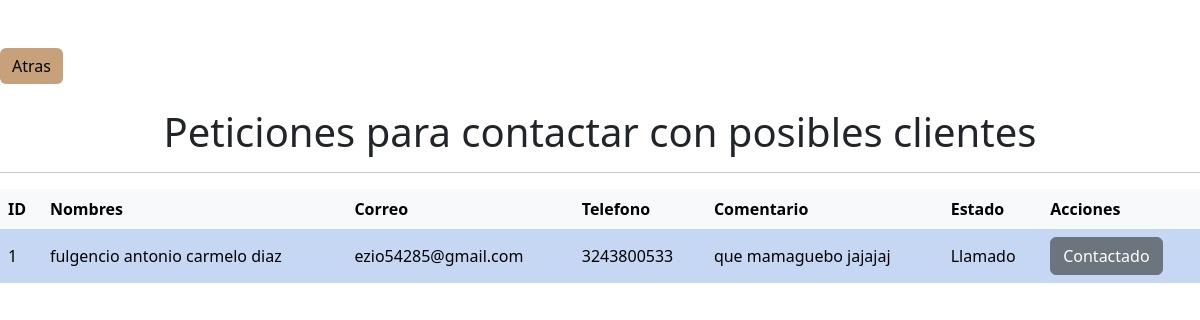
The page /dev/PHP/developer/info.php on the database as committed earlier.
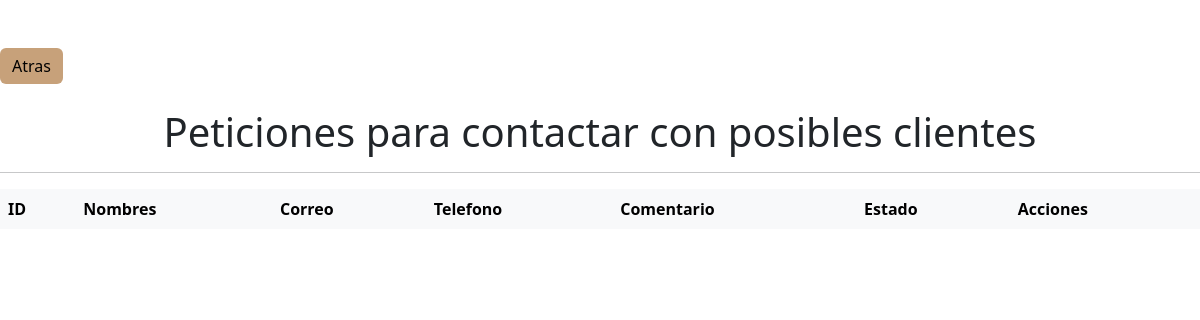
The same page on the database as committed later.
### tables this page shows
CREATE TABLE `contactanos` (
  `id` int(11) NOT NULL,
  `nombres` varchar(50) NOT NULL,
  `correo` varchar(50) NOT NULL,
  `telefono` varchar(10) NOT NULL,
  `comentario` varchar(255) NOT NULL,
  `id_estado` int(11) DEFAULT NULL
);

CREATE TABLE `estado` (
  `ID_Es` int(10) NOT NULL,
  `Estado` varchar(20) NOT NULL
);

### dev/PHP/developer/info.php (the view, shortened to what this page needs)
<?php
include("../../../conexion/db.php");
$contacto = $conexion->prepare("SELECT * FROM contactanos INNER JOIN estado WHERE ID_Es = id_estado");
$contacto->execute();
$contactorows = $contacto->fetchAll(PDO::FETCH_ASSOC);
?>
<!doctype html>
<html lang="en">
<head>
    <link href="https://cdn.jsdelivr.net/npm/bootstrap@5.3.2/dist/css/bootstrap.min.css" rel="stylesheet" />
</head>
<body>
    <header>
        <br>
        <br>
        <a name="" id="" class="btn btn-warning" href="../../index.php" role="button">Atras</a>
    </header>
    <main>
        <br>
        <h1 style="text-align: center;">Peticiones para contactar con posibles clientes</h1>
        <hr>
        <div class="table-responsive">
            <table class="table table-striped table-hover table-borderless table-primary align-middle">
                <thead class="table-light">
                    <tr>
                        <th>ID</th>
                        <th>Nombres</th>
                        <th>Correo</th>
                        <th>Telefono</th>
                        <th>Comentario</th>
                        <th>Estado</th>
                        <th>Acciones</th>
                    </tr>
                </thead>
                <tbody class="table-group-divider">
                    <?php foreach ($contactorows as $row) { ?>
                        <tr class="table-primary">
                            <td scope="row"><?php echo $row["id"]; ?></td>
                            <td><?php echo $row["nombres"]; ?></td>
                            <td><?php echo $row["correo"]; ?></td>
                            <td><?php echo $row["telefono"]; ?></td>
                            <td><?php echo $row["comentario"]; ?></td>
                            <td><?php echo $row["Estado"]; ?></td>
                            <td>
                                <?php if ($row['id_estado'] == 14) { ?>
                                    <a name="" id="" class="btn btn-secondary" href="#" role="button">Contactado</a>
                                <?php } elseif ($row['id_estado'] == 13) { ?>
                                    <a name="" id="" class="btn btn-primary" href="cambiar.php?id=<?php echo $row['id']; ?>" role="button">Se debe contactar el cliente</a>
                                <?php } ?>
                            </td>
                        </tr>
                    <?php } ?>
                </tbody>
            </table>
        </div>
    </main>
</body>
</html>

### dev/PHP/developer/info.php (style rules this page uses)
a.btn.btn-warning { background-color: #c7a17a; border: none; }

Rows that differ between the two databases and show on the page:
removed contactanos: id "1", nombres "fulgencio antonio carmelo diaz", correo "ezio54285@gmail.com", telefono "3243800533", comentario "que mamaguebo jajajaj", id_estado.Estado "Llamado", shows "Contactado"
